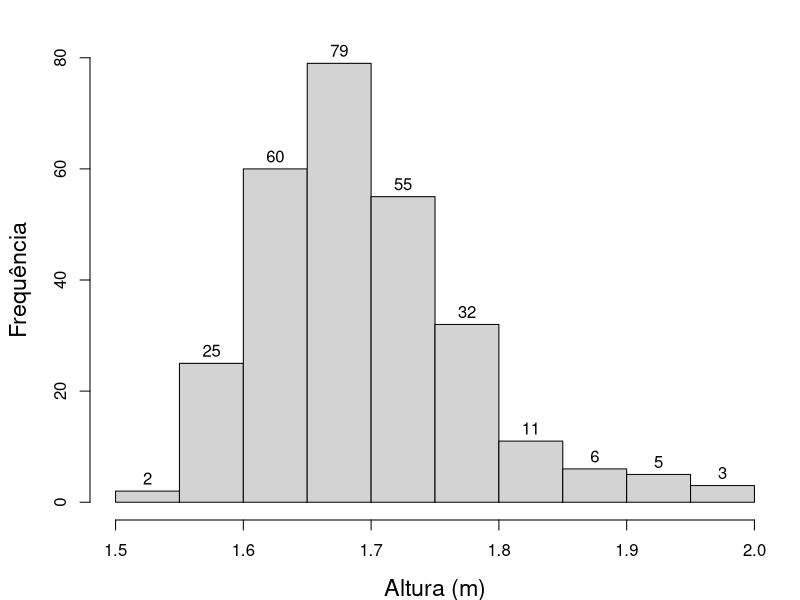
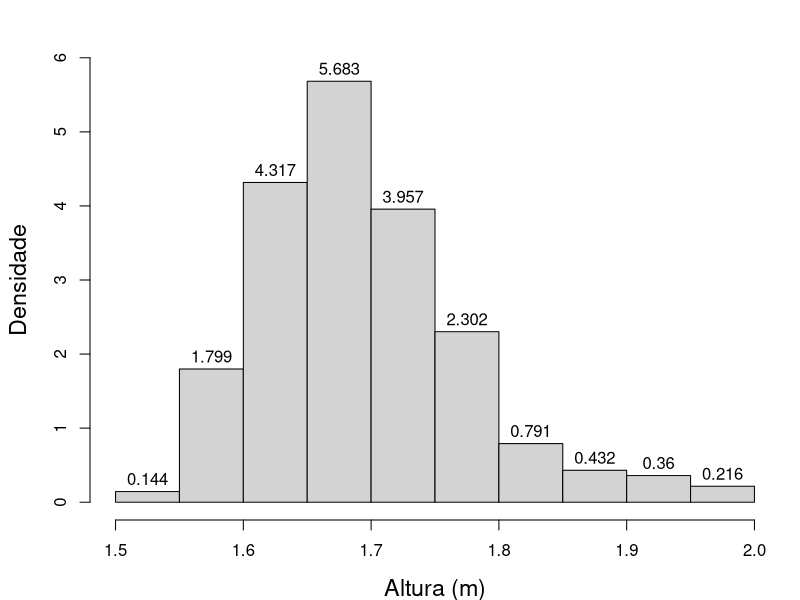
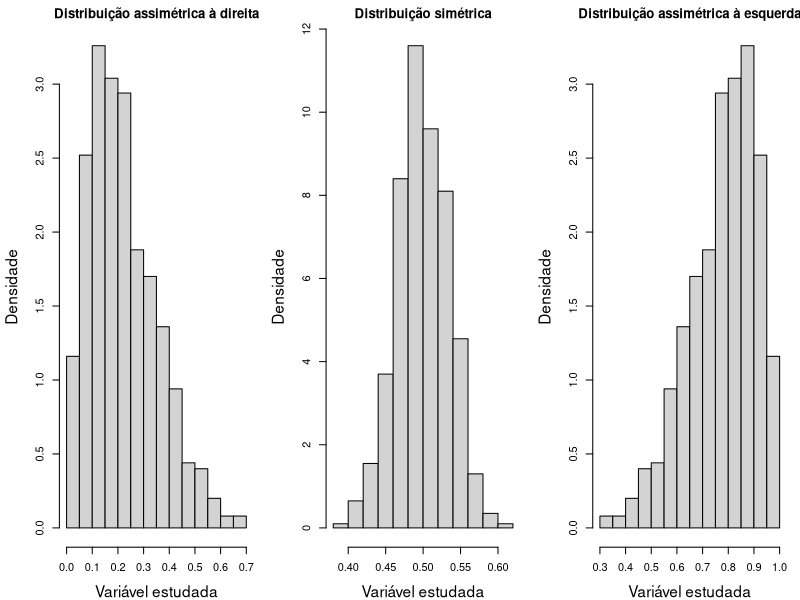
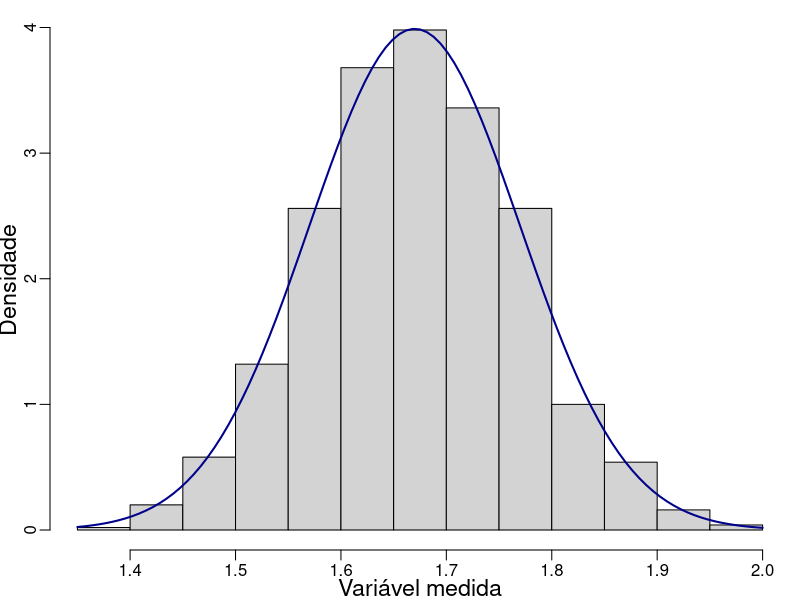
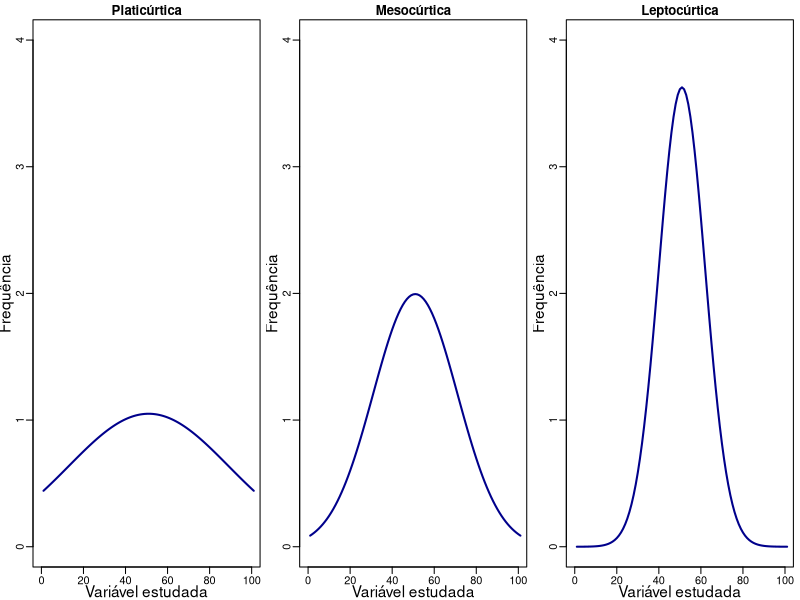
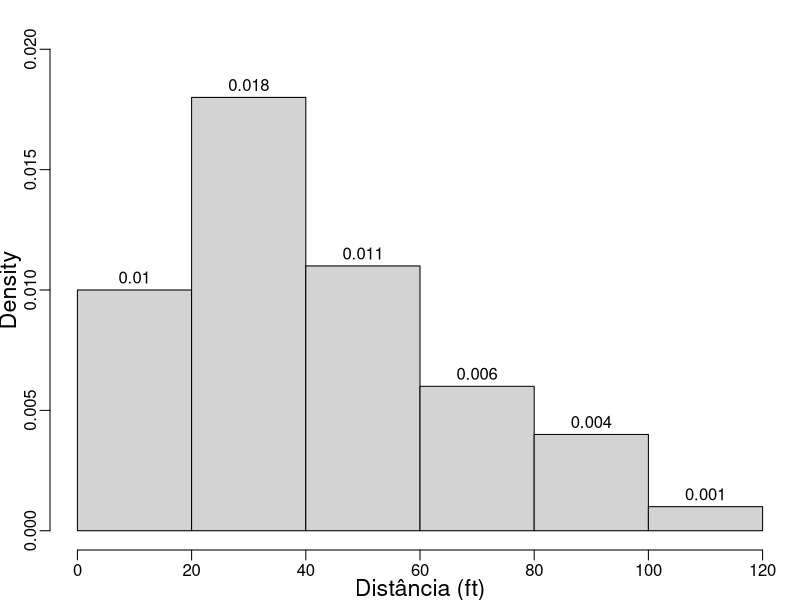

R code for these plots, in order:
## ---- chunk 1

alt  <- seq(1.525,1.975,0.05)
Freq <- c(2, 25, 60, 79, 55, 32, 11, 6, 5, 3)
Altura <- rep(alt,Freq)
mean(Altura)
length(Altura)
fff <- round((Freq/length(Altura))*100,2)
#fff
#
par(mar=c(4, 4.5, 2, 1),cex.lab=1.4, cex.sub=1.4)
hist(Altura, main = "", ylab = 'Frequência', ylim = c(0,80), xlab = 'Altura (m)', labels = T)

## ---- chunk 2

alt  <- seq(1.525,1.975,0.05)
Freq <- c(2, 25, 60, 79, 55, 32, 11, 6, 5, 3)
Altura <- rep(alt,Freq)
mean(Altura)
length(Altura)
fff <- round((Freq/length(Altura))*100,2)
#fff
#
par(mar=c(4, 4.5, 2, 1),cex.lab=1.4, cex.sub=1.4)
# density
par(mar=c(4, 4.5, 2, 1),cex.lab=1.4, cex.sub=1.4)
hist(Altura, main = "", 
     ylab = 'Densidade', 
     ylim = c(0,6), 
     xlab = 'Altura (m)', 
     labels = T,
     probability = T)

## ---- chunk 3

par(mfrow=c(1,3))
#par(mar=c(2.5, 2.5, 1.5, 0.5), mgp=c(1.5,0.5,0), las=0)
set.seed(7)
x4 <- rbeta(1000,2,7)
hist(x4, main = 'Distribuição assimétrica à direita', 
     xlab = 'Variável estudada', 
     probability = T,
     ylab = 'Densidade')
#
set.seed(7)
x4 <- rbeta(1000,100,100)
hist(x4, main = 'Distribuição simétrica', 
     xlab = 'Variável estudada', 
     probability = T,
     ylab = 'Densidade')
#
set.seed(7)
x4 <- rbeta(1000,7,2)
hist(x4, main = 'Distribuição assimétrica à esquerda',
     xlab = 'Variável estudada', 
     probability = T,
     ylab = 'Densidade')
par(mfrow=c(1,1))
## ---- chunk 4
par(mfrow=c(1,1))
set.seed(7)
x2 <- rnorm(1000,1.67,0.10)
par(mar=c(2.5, 2.5, 0.5, 0.5), mgp=c(1.5,0.5,0),
    las=0)
hist(x2, freq = F, 
     main='',xlab="Variável medida", 
     ylab = "Densidade",probability = T)
x3 <- seq(1.4,2.0,0.1)
curve(dnorm(x, mean=1.67, sd=0.10), 
      col="darkblue", lwd=2, add=TRUE, yaxt="n")
## ---- chunk 5
par(mfrow=c(1,3))
par(mar=c(2.5, 2.5, 1.5, 0.5), mgp=c(1.5,0.5,0), las=0)
#
x <- seq(1.5,2.5,0.01)
plot(dnorm(x, mean=2, sd=0.38),  main = 'Platicúrtica', ylab = 'Frequência', xlab = "Variável estudada",
      col="darkblue", lwd=2, type = 'l', ylim = c(0,4), xlim = c(0,100))
#
plot(dnorm(x, mean=2, sd=0.2), main = 'Mesocúrtica', ylab = 'Frequência', xlab = "Variável estudada",
      col="darkblue", lwd=2, type = 'l', ylim = c(0,4), xlim = c(0,100))
#
plot(dnorm(x, mean=2, sd=0.11), main = 'Leptocúrtica', ylab = 'Frequência', xlab = "Variável estudada",
      col="darkblue", lwd=2, type = 'l', ylim = c(0,4), xlim = c(0,100))
par(mfrow=c(1,1))
## ---- chunk 6
data(cars)
hist(cars$dist, probability = T,labels = T,
     main = "",xlab = "Distância (ft)",
     ylim = c(0,0.020))
